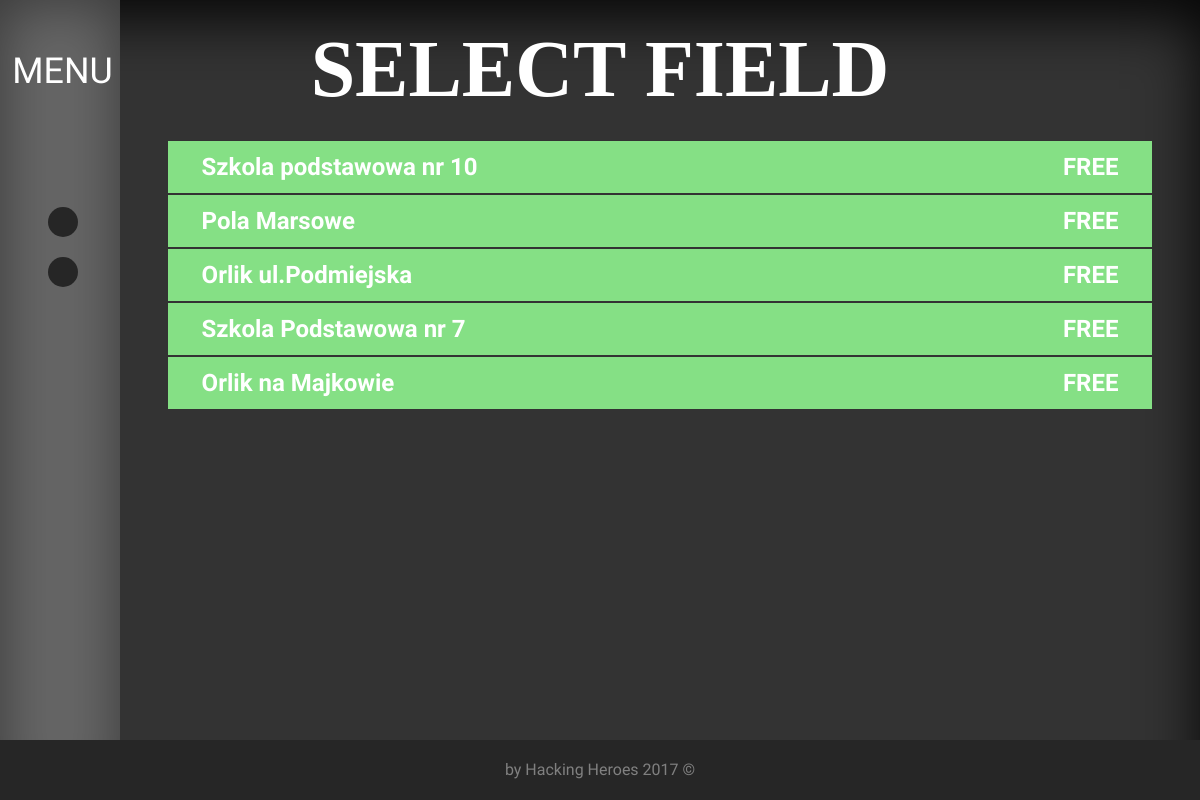
The page /sff/fields_list.php?location=Kalisz&type=basketball on the database its author committed.
### tables this page shows
CREATE TABLE `fields` (
  `id` bigint(255) NOT NULL AUTO_INCREMENT,
  `name` varchar(30) NOT NULL,
  `position` text NOT NULL,
  `status` varchar(15) NOT NULL,
  `type` varchar(25) NOT NULL,
  `city` varchar(30) NOT NULL,
  `description` text NOT NULL,
  `starttime` varchar(100) NOT NULL,
  `endtime` varchar(100) NOT NULL,
  `last_modifier` bigint(255) NOT NULL,
  PRIMARY KEY (`id`)
);

### sff/fields_list.php (the view, shortened to what this page needs)
<?php
    include "Base/head.php";
    include "SQL/db_connect.php";
    $location = mysqli_real_escape_string($conn, $_GET['location']);
    $type = mysqli_real_escape_string($conn, $_GET['type']);
?>
<header>
    <h1 style="padding: 0.3em"class="title">SELECT FIELD</h1>
</header>
<nav class="navbar">
    <ul class="nav">
        <li style="font-size: 1.4em;">MENU</li>
        <div class="nav-li">
            <li><a href="index.php"><div class="circle"></div></a></li>
            <li><a href="city.php?type=<?= $type?>"><div class="circle"></div></a></li>
        </div>
    </ul>
</nav>
<article>
    <section>
        <ul class="fields-container">
        <?php
            $sql = "SELECT id, name, status, endtime  FROM fields WHERE city='$location' AND type = '$type'";
            $result = $conn->query($sql);
            $fields_data = mysqli_fetch_all($result, MYSQLI_ASSOC);
            foreach($fields_data as $field):?>
                <a href="details.php?id=<?= $field['id']?>">
                    <li class="<?=$field['status']?>">
                        <span><?= $field['name']?></span>
                        <span class="status">
                            <?php
                            if($field['status'] == 'occupied')
                            echo $field['status']." untill ".date("Y-m-d H:i", $field['endtime'] + 7200);
                            else echo $field['status'];
                            ?>
                        </span>
                    </li>
                </a>
            <?php endforeach;
        ?>
        </ul>
    </section>
</article>
<?php
    include "Base/foot.php";
?>

### sff/css/style.css (style rules this page uses)
* { margin: 0; border: 0; box-sizing: border-box; font-family: 'Khand', sans-serif; }
body, html { height: 100%; }
body { box-shadow: inset 0px 19px 59px 0px rgba(0, 0, 0, 0.9); display: flex; min-height: 100vh; flex-direction: column; background-color: #333333; }
section,article { flex: 1; }
.navbar { box-shadow: inset 0px 3px 59px 0px rgba(0, 0, 0, 0.45); top: 0; position: fixed; min-width: 80px; width: 10%; border-radius: 0; height: 100%; z-index: 1000; background: #666666; }
.navbar li { margin-right: 20px; text-align: center; text-decoration: none; color: white; list-style-type: none; display: -webkit-box; display: -ms-flexbox; display: -webkit-flex; display: flex; -webkit-box-pack: center; -ms-flex-pack: center; -webkit-justify-content: center; justify-content: center; -webkit-box-align: center; -ms-flex-align: center; -webkit-align-items: center; align-items: center; }
.nav { margin: 0; padding: 0; padding-left: 25px; }
.nav-li { margin-top: 100%; }
.circle { background-color: #262626; width: 30px; height: 30px; border-radius: 30px; margin-top: 20px; }
article { margin-left: 10%; }
nav { text-align: center; font-size: 1.6em; text-transform: capitalize; }
nav a:link, nav a:visited { color: black; }
header { color: #4d4d4d; text-align: center; }
a { text-decoration: none; }
.title { font-family: 'Bebas'; text-align: center; font-size: 5em; color: white; }
ul.fields-container { list-style: none; padding: 0; font-size: 1.5em; font-weight: bolder; }
ul.fields-container li { padding: 0.5em 1.4em; margin: 2px 2em; color: white; }
li.free { background: #85e085; }
span.status { float: right; text-transform: uppercase; }
.fields-container li { vertical-align: middle; -webkit-transform: perspective(1px) translateZ(0); transform: perspective(1px) translateZ(0); box-shadow: 0 0 1px transparent; -webkit-transition-duration: 0.3s; transition-duration: 0.3s; -webkit-transition-property: transform; transition-property: transform; }

### rows shown on the page
fields: name "Szkola podstawowa nr 10", status "FREE"
fields: name "Pola Marsowe", status "FREE"
fields: name "Orlik ul.Podmiejska", status "FREE"
fields: name "Szkola Podstawowa nr 7", status "FREE"
fields: name "Orlik na Majkowie", status "FREE"
